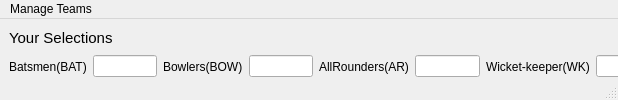
<?xml version="1.0" encoding="UTF-8"?>
<ui version="4.0">
 <class>MainWindow</class>
 <widget class="QMainWindow" name="MainWindow">
  <property name="geometry">
   <rect>
    <x>0</x>
    <y>0</y>
    <width>618</width>
    <height>0</height>
   </rect>
  </property>
  <property name="minimumSize">
   <size>
    <width>618</width>
    <height>0</height>
   </size>
  </property>
  <property name="windowTitle">
   <string>MainWindow</string>
  </property>
  <widget class="QWidget" name="centralwidget">
   <widget class="QWidget" name="horizontalLayoutWidget">
    <property name="geometry">
     <rect>
      <x>9</x>
      <y>35</y>
      <width>651</width>
      <height>25</height>
     </rect>
    </property>
    <layout class="QHBoxLayout" name="horizontalLayout">
     <item>
      <widget class="QLabel" name="label_4">
       <property name="text">
        <string>Batsmen(BAT)</string>
       </property>
      </widget>
     </item>
     <item>
      <widget class="QLineEdit" name="lineEdit"/>
     </item>
     <item>
      <spacer name="horizontalSpacer_2">
       <property name="orientation">
        <enum>Qt::Horizontal</enum>
       </property>
       <property name="sizeHint" stdset="0">
        <size>
         <width>40</width>
         <height>20</height>
        </size>
       </property>
      </spacer>
     </item>
     <item>
      <spacer name="horizontalSpacer">
       <property name="orientation">
        <enum>Qt::Horizontal</enum>
       </property>
       <property name="sizeHint" stdset="0">
        <size>
         <width>40</width>
         <height>20</height>
        </size>
       </property>
      </spacer>
     </item>
     <item>
      <widget class="QLabel" name="label_5">
       <property name="text">
        <string>Bowlers(BOW)</string>
       </property>
      </widget>
     </item>
     <item>
      <widget class="QLineEdit" name="lineEdit_2"/>
     </item>
     <item>
      <spacer name="horizontalSpacer_3">
       <property name="orientation">
        <enum>Qt::Horizontal</enum>
       </property>
       <property name="sizeHint" stdset="0">
        <size>
         <width>40</width>
         <height>20</height>
        </size>
       </property>
      </spacer>
     </item>
     <item>
      <spacer name="horizontalSpacer_4">
       <property name="orientation">
        <enum>Qt::Horizontal</enum>
       </property>
       <property name="sizeHint" stdset="0">
        <size>
         <width>40</width>
         <height>20</height>
        </size>
       </property>
      </spacer>
     </item>
     <item>
      <widget class="QLabel" name="label_3">
       <property name="text">
        <string>AllRounders(AR)</string>
       </property>
      </widget>
     </item>
     <item>
      <widget class="QLineEdit" name="lineEdit_3"/>
     </item>
     <item>
      <spacer name="horizontalSpacer_6">
       <property name="orientation">
        <enum>Qt::Horizontal</enum>
       </property>
       <property name="sizeHint" stdset="0">
        <size>
         <width>40</width>
         <height>20</height>
        </size>
       </property>
      </spacer>
     </item>
     <item>
      <spacer name="horizontalSpacer_5">
       <property name="orientation">
        <enum>Qt::Horizontal</enum>
       </property>
       <property name="sizeHint" stdset="0">
        <size>
         <width>40</width>
         <height>20</height>
        </size>
       </property>
      </spacer>
     </item>
     <item>
      <widget class="QLabel" name="label_2">
       <property name="text">
        <string>Wicket-keeper(WK)</string>
       </property>
      </widget>
     </item>
     <item>
      <widget class="QLineEdit" name="lineEdit_4"/>
     </item>
    </layout>
   </widget>
   <widget class="QWidget" name="horizontalLayoutWidget_2">
    <property name="geometry">
     <rect>
      <x>9</x>
      <y>97</y>
      <width>231</width>
      <height>23</height>
     </rect>
    </property>
    <layout class="QHBoxLayout" name="horizontalLayout_2">
     <item>
      <widget class="QRadioButton" name="radioButton">
       <property name="text">
        <string>BAT</string>
       </property>
      </widget>
     </item>
     <item>
      <widget class="QRadioButton" name="radioButton_2">
       <property name="text">
        <string>BOW</string>
       </property>
      </widget>
     </item>
     <item>
      <widget class="QRadioButton" name="radioButton_3">
       <property name="text">
        <string>AR</string>
       </property>
      </widget>
     </item>
     <item>
      <widget class="QRadioButton" name="radioButton_4">
       <property name="text">
        <string>WK</string>
       </property>
      </widget>
     </item>
    </layout>
   </widget>
   <widget class="QWidget" name="verticalLayoutWidget">
    <property name="geometry">
     <rect>
      <x>9</x>
      <y>9</y>
      <width>116</width>
      <height>20</height>
     </rect>
    </property>
    <layout class="QVBoxLayout" name="verticalLayout">
     <item>
      <widget class="QLabel" name="label">
       <property name="text">
        <string>&lt;html&gt;&lt;head/&gt;&lt;body&gt;&lt;p&gt;&lt;span style=&quot; font-size:11pt;&quot;&gt;Your Selections&lt;/span&gt;&lt;/p&gt;&lt;/body&gt;&lt;/html&gt;</string>
       </property>
      </widget>
     </item>
    </layout>
   </widget>
   <widget class="QWidget" name="horizontalLayoutWidget_3">
    <property name="geometry">
     <rect>
      <x>9</x>
      <y>66</y>
      <width>231</width>
      <height>25</height>
     </rect>
    </property>
    <layout class="QHBoxLayout" name="horizontalLayout_3">
     <item>
      <widget class="QLabel" name="label_6">
       <property name="text">
        <string>Points Available </string>
       </property>
      </widget>
     </item>
     <item alignment="Qt::AlignLeft">
      <widget class="QLineEdit" name="lineEdit_5">
       <property name="acceptDrops">
        <bool>true</bool>
       </property>
       <property name="layoutDirection">
        <enum>Qt::LeftToRight</enum>
       </property>
       <property name="frame">
        <bool>true</bool>
       </property>
       <property name="dragEnabled">
        <bool>true</bool>
       </property>
      </widget>
     </item>
    </layout>
   </widget>
   <widget class="QWidget" name="horizontalLayoutWidget_4">
    <property name="geometry">
     <rect>
      <x>370</x>
      <y>70</y>
      <width>203</width>
      <height>25</height>
     </rect>
    </property>
    <layout class="QHBoxLayout" name="horizontalLayout_4">
     <item alignment="Qt::AlignRight">
      <widget class="QLabel" name="label_7">
       <property name="text">
        <string>Points Used</string>
       </property>
      </widget>
     </item>
     <item alignment="Qt::AlignRight">
      <widget class="QLineEdit" name="lineEdit_6"/>
     </item>
    </layout>
    <zorder>lineEdit_6</zorder>
    <zorder>label_7</zorder>
   </widget>
   <widget class="QWidget" name="horizontalLayoutWidget_5">
    <property name="geometry">
     <rect>
      <x>370</x>
      <y>100</y>
      <width>204</width>
      <height>25</height>
     </rect>
    </property>
    <layout class="QHBoxLayout" name="horizontalLayout_5">
     <item alignment="Qt::AlignRight">
      <widget class="QLabel" name="label_8">
       <property name="text">
        <string>Team Name</string>
       </property>
      </widget>
     </item>
     <item alignment="Qt::AlignRight">
      <widget class="QLineEdit" name="lineEdit_7"/>
     </item>
    </layout>
   </widget>
   <widget class="QWidget" name="horizontalLayoutWidget_6">
    <property name="geometry">
     <rect>
      <x>9</x>
      <y>128</y>
      <width>600</width>
      <height>388</height>
     </rect>
    </property>
    <layout class="QHBoxLayout" name="horizontalLayout_6">
     <item>
      <widget class="QListWidget" name="listWidget_2"/>
     </item>
     <item>
      <spacer name="horizontalSpacer_7">
       <property name="orientation">
        <enum>Qt::Horizontal</enum>
       </property>
       <property name="sizeHint" stdset="0">
        <size>
         <width>40</width>
         <height>20</height>
        </size>
       </property>
      </spacer>
     </item>
     <item>
      <spacer name="horizontalSpacer_9">
       <property name="orientation">
        <enum>Qt::Horizontal</enum>
       </property>
       <property name="sizeHint" stdset="0">
        <size>
         <width>40</width>
         <height>20</height>
        </size>
       </property>
      </spacer>
     </item>
     <item>
      <spacer name="horizontalSpacer_10">
       <property name="orientation">
        <enum>Qt::Horizontal</enum>
       </property>
       <property name="sizeHint" stdset="0">
        <size>
         <width>40</width>
         <height>20</height>
        </size>
       </property>
      </spacer>
     </item>
     <item>
      <spacer name="horizontalSpacer_8">
       <property name="orientation">
        <enum>Qt::Horizontal</enum>
       </property>
       <property name="sizeHint" stdset="0">
        <size>
         <width>40</width>
         <height>20</height>
        </size>
       </property>
      </spacer>
     </item>
     <item>
      <widget class="QListWidget" name="listWidget"/>
     </item>
    </layout>
   </widget>
  </widget>
  <widget class="QMenuBar" name="menubar">
   <property name="geometry">
    <rect>
     <x>0</x>
     <y>0</y>
     <width>618</width>
     <height>20</height>
    </rect>
   </property>
   <widget class="QMenu" name="menuManage_Teams">
    <property name="title">
     <string>Manage Teams</string>
    </property>
    <addaction name="actionNEW_Team"/>
    <addaction name="actionOPEN_Team"/>
    <addaction name="actionSAVE_Team"/>
    <addaction name="actionEVALUATE_Team"/>
   </widget>
   <addaction name="menuManage_Teams"/>
  </widget>
  <widget class="QStatusBar" name="statusbar"/>
  <action name="actionNEW_Team">
   <property name="text">
    <string>NEW Team</string>
   </property>
  </action>
  <action name="actionOPEN_Team">
   <property name="text">
    <string>OPEN Team</string>
   </property>
  </action>
  <action name="actionSAVE_Team">
   <property name="text">
    <string>SAVE Team</string>
   </property>
  </action>
  <action name="actionEVALUATE_Team">
   <property name="text">
    <string>EVALUATE Team</string>
   </property>
  </action>
 </widget>
 <resources/>
 <connections/>
</ui>
